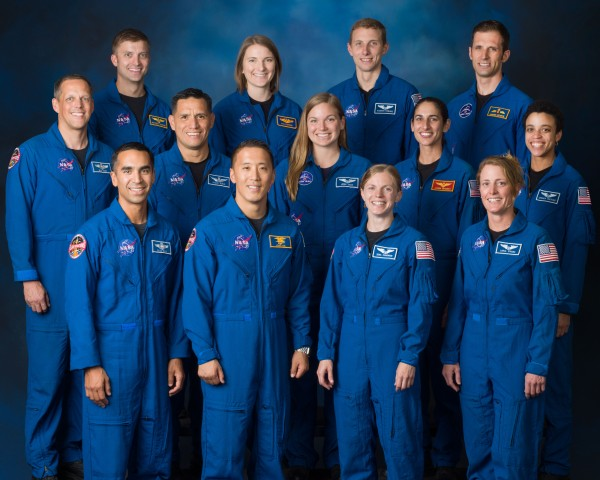
#> input picture Photos/astro2.jpg, 600 x 480 px
$ python face_detect.py
#> lines starting #> are read from the running program, lines starting #| are printed output that depends on the picture; after the words box and inside, x2 and y2 are one past the last pixel; in counts of white or black regions, pixels touching at a corner belong together
import cv2 as cv


img = cv.imread('Photos/astro2.jpg')
#> img is the input picture: shape (480, 600, 3); mean B, G, R 92.6, 58.8, 27.5
cv.imshow('Group of people',img)

gray = cv.cvtColor(img,cv.COLOR_BGR2GRAY)
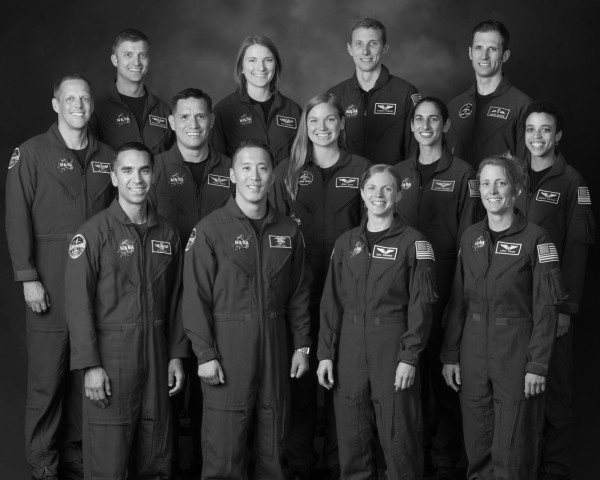
#> gray: shape (480, 600); min 0, max 248, mean 53.3


haar_cascade  =cv.CascadeClassifier('haar_face.xml')

faces_rect = haar_cascade.detectMultiScale(gray,scaleFactor=1.1,minNeighbors=7)
#> faces_rect = 14 rows, first 6: [464, 31, 44, 44], [354, 60, 28, 28], [54, 82, 43, 43], [344, 26, 45, 45], [116, 41, 38, 38], [240, 45, 40, 40]

print(f'Number of faces found= {len(faces_rect)}')
#| Number of faces found= 14


for(x,y,w,h) in faces_rect:
    cv.rectangle(img,(x,y),(x+w,y+h),(0,255,0), thickness=2)
#> this loop made 14 passes
#> (x, y, w, h) on passes 1 to 12: (464, 31, 44, 44), (354, 60, 28, 28), (54, 82, 43, 43), (344, 26, 45, 45), (116, 41, 38, 38), (240, 45, 40, 40), (406, 103, 42, 42), (303, 105, 38, 38), (169, 98, 48, 48), (517, 113, 43, 43), (229, 149, 49, 49), (111, 151, 50, 50)
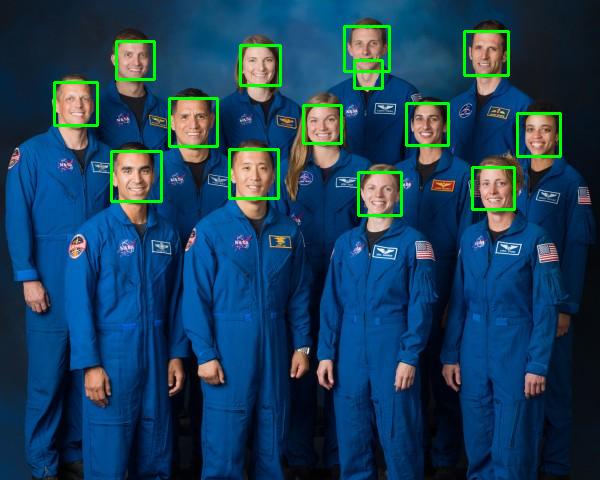
#> img: shape (480, 600, 3); 2.45% of pixels changed, all inside (x1, y1, x2, y2) = (53, 25, 562, 217)
cv.imshow('Detect faces', img)


cv.waitKey(0)

$ run again, with Photos/Group3.jpg copied over Photos/astro2.jpg
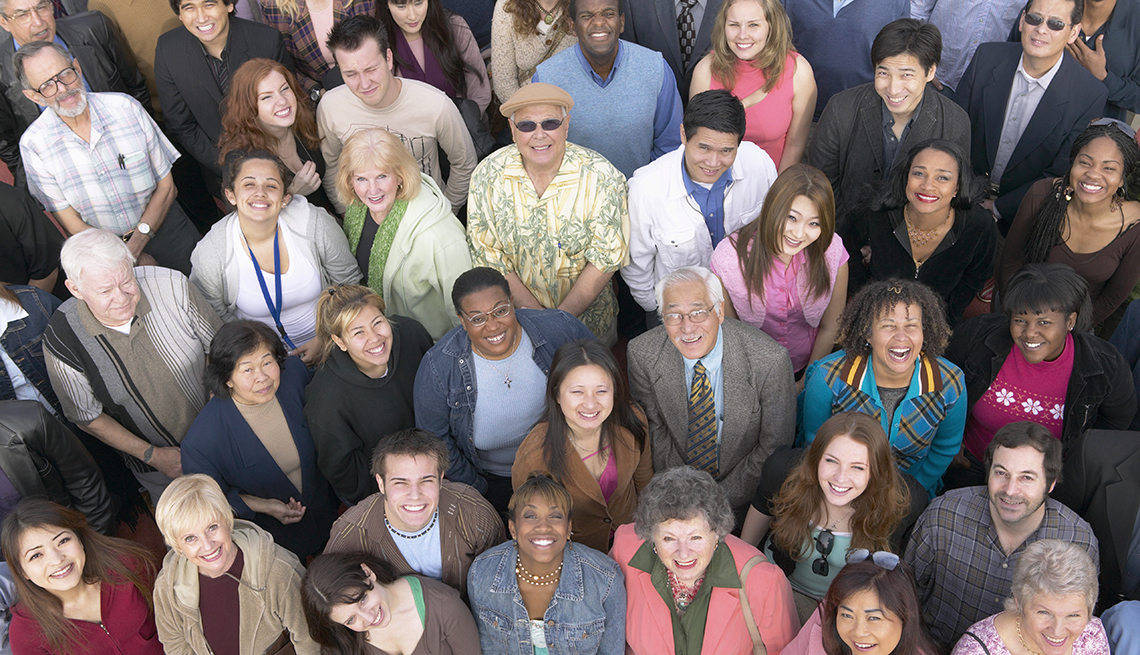
#> input picture Photos/Group3.jpg, 1140 x 655 px
#> img is the input picture: shape (655, 1140, 3); mean B, G, R 106, 106, 117.6
#> `gray = cv.cvtColor(img,cv.COLOR_BGR2GRAY)`:
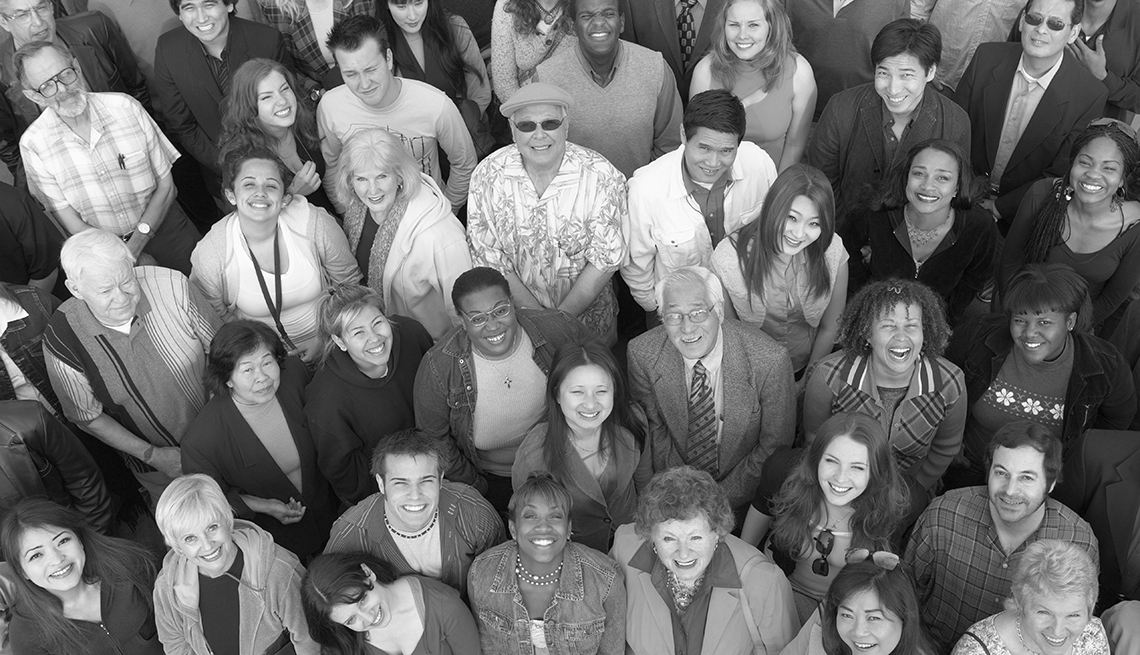
#> gray: shape (655, 1140); min 0, max 255, mean 109.4
#> faces_rect = 27 rows, first 6: [718, 4, 54, 54], [347, 158, 52, 52], [231, 347, 54, 54], [869, 52, 58, 58], [777, 203, 51, 51], [379, 457, 69, 69]
#| Number of faces found= 27
#> the loop `for(x,y,w,h) in faces_rect:` made 27 passes
#> after the loop `for(x,y,w,h) in faces_rect:`:
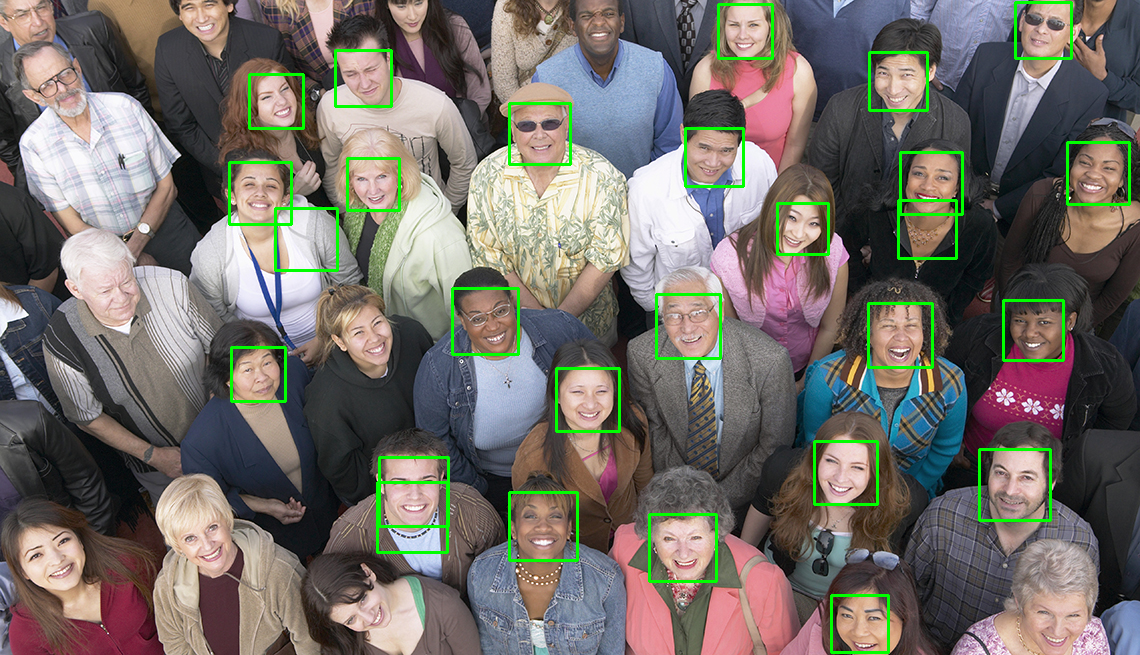
#> img: shape (655, 1140, 3); 2.6% of pixels changed, all inside (x1, y1, x2, y2) = (228, 1, 1131, 654)

$ run again, with Photos/Man.jpg copied over Photos/astro2.jpg
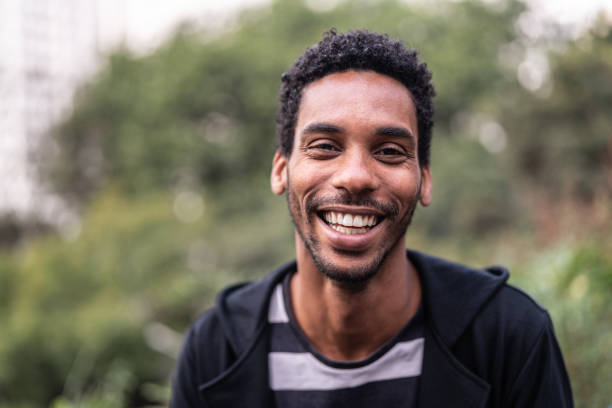
#> input picture Photos/Man.jpg, 612 x 408 px
#> img is the input picture: shape (408, 612, 3); mean B, G, R 99.7, 114.4, 120.9
#> `gray = cv.cvtColor(img,cv.COLOR_BGR2GRAY)`:
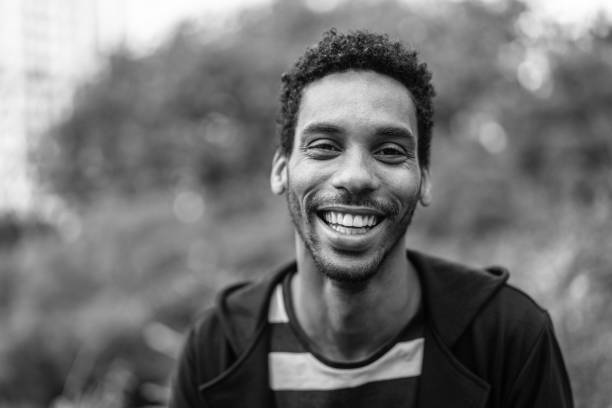
#> gray: shape (408, 612); min 0, max 255, mean 114.6
#> faces_rect = [[268, 78, 177, 177]]
#| Number of faces found= 1
#> the loop `for(x,y,w,h) in faces_rect:` made 1 pass
#> after the loop `for(x,y,w,h) in faces_rect:`:
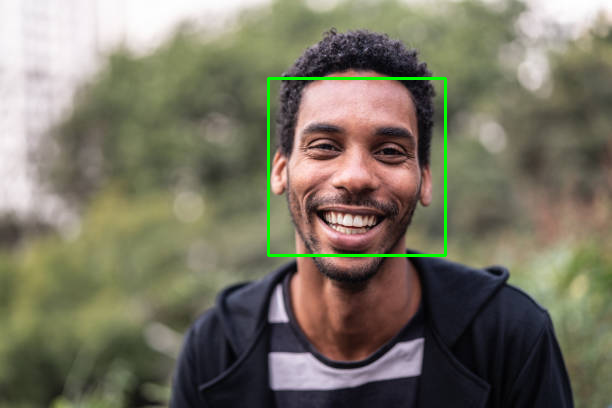
#> img: shape (408, 612, 3); 0.85% of pixels changed, all inside (x1, y1, x2, y2) = (267, 77, 447, 257)
